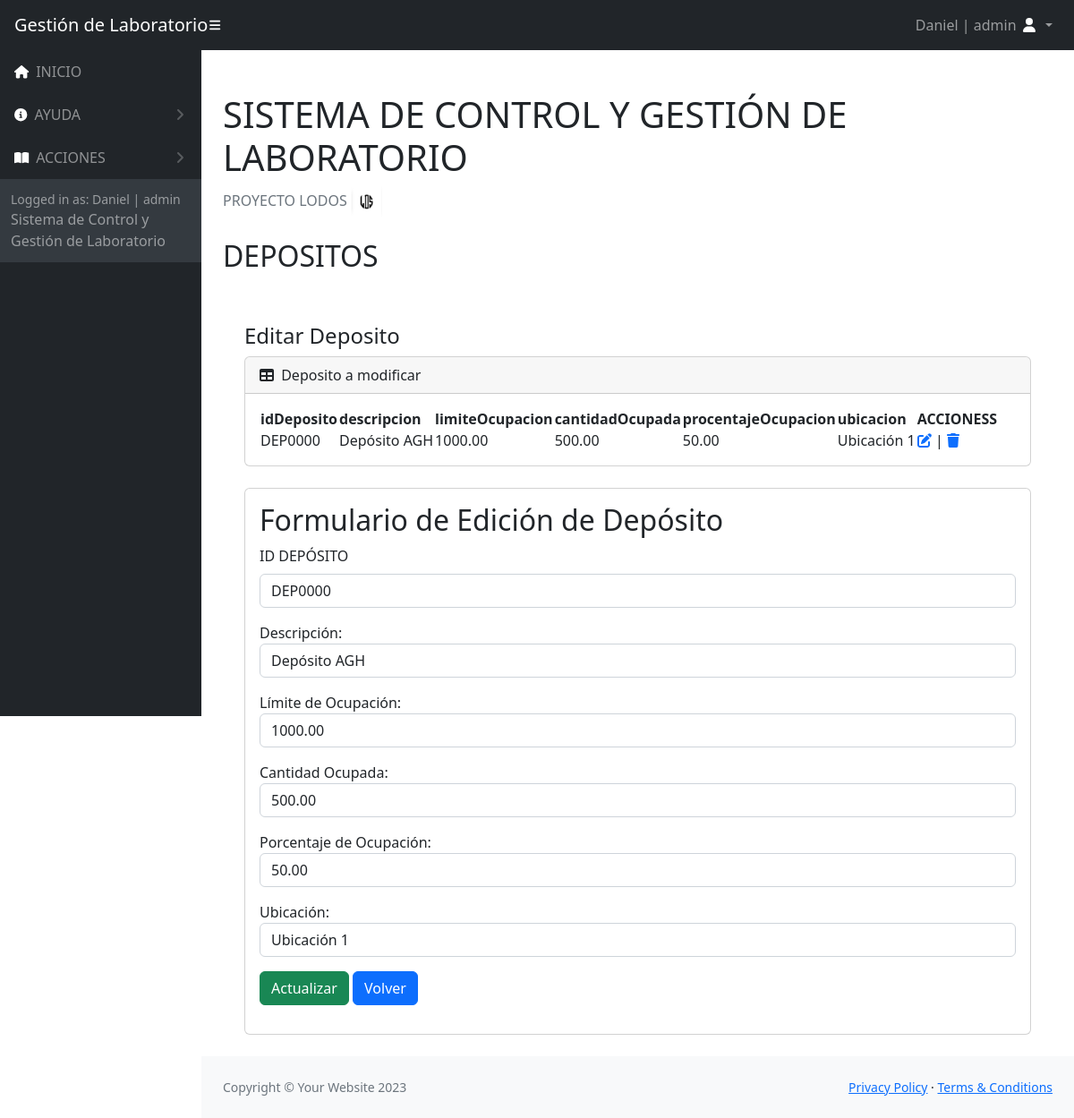
Screenshot of /Vistas/acciones/accionesDepositos/editarDeposito.php?id=DEP0000 (signed in) with the database file from the repository.
### tables this page shows
CREATE TABLE `deposito` (
  `idDeposito` varchar(15) NOT NULL,
  `descripcion` varchar(30) DEFAULT NULL,
  `limiteOcupacion` decimal(10,2) DEFAULT NULL,
  `cantidadOcupada` decimal(10,2) DEFAULT NULL,
  `porcentajeOcupacion` decimal(5,2) DEFAULT NULL,
  `ubicacion` varchar(255) DEFAULT NULL
);

### Vistas/acciones/accionesDepositos/editarDeposito.php (the view, shortened to what this page needs)
<!DOCTYPE html>
<html lang="es">
    <head>
        <link href="https://cdn.jsdelivr.net/npm/simple-datatables@7.1.2/dist/style.min.css" rel="stylesheet" />
        <link rel="stylesheet" href="https://cdnjs.cloudflare.com/ajax/libs/font-awesome/6.4.2/css/all.min.css" />
        <link href="../../../assets/css/styles.css" rel="stylesheet" />
    </head>
    <body class="sb-nav-fixed">
    <nav class="sb-topnav navbar navbar-expand navbar-dark bg-dark">
            <a class="navbar-brand ps-3" href="../../../index.php">Gestión de Laboratorio</a>
            <button class="btn btn-link btn-sm order-1 order-lg-0 me-4 me-lg-0" id="sidebarToggle" href="#!"><i class="fas fa-bars" style="color: #ffffff;"></i></button>
            <ul class="navbar-nav ms-auto me-0 me-md-3 my-2 my-md-0">
                <li class="nav-item dropdown">
                    <a class="nav-link dropdown-toggle" id="navbarDropdown" href="#" role="button" data-bs-toggle="dropdown" aria-expanded="false">
                    <?php  echo $_SESSION["nombreUsuario"]. " | ".  $_SESSION["tipo"];  ?>
                        <i class="fas fa-user fa-fw" style="color: #ffffff;"></i>
                    </a>
                </li>
            </ul>
        </nav>
        <div id="layoutSidenav">
            <div id="layoutSidenav_nav">
                <nav class="sb-sidenav accordion sb-sidenav-dark" id="sidenavAccordion">
                    <div class="sb-sidenav-menu">
                        <div class="nav">
                            <a class="nav-link" href="../../../index.php">
                                <div class="sb-nav-link-icon"><i class="fa-solid fa-house" style="color: #ffffff;"></i></div>
                                INICIO
                            </a>
                            <?php  if( $_SESSION["tipo"] == "admin") {  ?>
                            <a class="nav-link collapsed" href="#" data-bs-toggle="collapse" data-bs-target="#collapseLayouts" aria-expanded="false" aria-controls="collapseLayouts">
                                <div class="sb-nav-link-icon"><i class="fa-solid fa-circle-info" style="color: #ffffff;"></i></div>
                                AYUDA
                                <div class="sb-sidenav-collapse-arrow"><i class="fas fa-angle-down"></i></div>
                            </a>
                            <?php  }  ?>
                                <a class="nav-link collapsed" href="#" data-bs-toggle="collapse" data-bs-target="#collapsePages" aria-expanded="false" aria-controls="collapsePages">
                                <div class="sb-nav-link-icon"><i class="fas fa-book-open" style="color: #ffffff;"></i></div>
                                ACCIONES
                                <div class="sb-sidenav-collapse-arrow"><i class="fas fa-angle-down"></i></div>
                            </a>
                    </div>
                    <div class="sb-sidenav-footer">
                        <div class="small">Logged in as: <?php  echo $_SESSION["nombreUsuario"]. " | ".  $_SESSION["tipo"];  ?></div>
                        Sistema de Control y Gestión de Laboratorio
                    </div>
                </nav>
            </div>
            <div id="layoutSidenav_content">
                <main>
                    <div class="container-fluid px-4">
                        <h1 class="mt-4">SISTEMA DE CONTROL Y GESTIÓN DE LABORATORIO</h1>
                        <ol class="breadcrumb mb-4">
                        <li class="breadcrumb-item active">PROYECTO LODOS <img style="width: 35px !important; height: 35px !important; padding:0px !important;" src="../../../assets/img/logoLODOS.PNG" alt="ss2"></li>
                        </ol>
                        <h2>DEPOSITOS</h2>
                        <br/>
                        <?php
                        require_once('../../../Controlador/Conexion_DB/config.php');
                        $idDeposito = $_GET['id'];
                        $stmt = $connectDB->prepare('SELECT * FROM deposito WHERE idDeposito = :idDeposito');
                        $stmt->bindParam(':idDeposito', $idDeposito);
                        $stmt->execute();
                        $depositoActual = $stmt->fetch(PDO::FETCH_ASSOC);
                        ?>
                        <div class="container-fluid px-4">
                        <h4 class="mt-4">Editar Deposito</h4>
                        <div class="card mb-4">
                            <div class="card-header">
                                <i class="fas fa-table me-1"></i>
                                Deposito a modificar
                                <br>
                            </div>
                            <div class="card-body">
                                <table id="datatablesSimple">
                                    <thead>
                                        <tr>
                                            <th>idDeposito</th>
                                            <th>descripcion</th>
                                            <th>limiteOcupacion</th>
                                            <th>cantidadOcupada</th>
                                            <th>procentajeOcupacion</th>
                                            <th>ubicacion</th>
                                            <th>ACCIONESS</th>
                                        </tr>
                                    </thead>
                                    <tbody>
                                    <tr>
                                        <td><?php echo $depositoActual['idDeposito']; ?></td>
                                        <td><?php echo $depositoActual['descripcion']; ?></td>
                                        <td><?php echo $depositoActual['limiteOcupacion']; ?></td>
                                        <td><?php echo $depositoActual['cantidadOcupada']; ?></td>
                                        <td><?php echo $depositoActual['porcentajeOcupacion']; ?></td>
                                        <td><?php echo $depositoActual['ubicacion']; ?></td>
                                        <td>
                                            <?php
                                            echo '<a href="editarDeposito.php?id=' . $depositoActual['idDeposito'] . '">';
                                            echo '<i class="fa-solid fa-pen-to-square"></i>';
                                            echo '</a>';
                                            echo ' | ';
                                            echo '<a href="deleteDeposito.php?id=' . $depositoActual['idDeposito'] . '">';
                                            echo '<i class="fa-solid fa-trash"></i>';
                                            echo '</a>';
                                            ?>
                                        </td>
                                    </tr>
                                    </tbody>
                                </table>
                            </div>
                        </div>
                        <div class="card mb-4">
                            <div class="card-body">
                            <h2>Formulario de Edición de Depósito</h2>
                                <form action="" method="get">
                                    <div class="mb-3">
                                        <label for="idDeposito" class="form-label">ID DEPÓSITO</label>
                                        <input class="form-control col-4" type="text" name="id" value="<?php echo $depositoActual['idDeposito']; ?>" readonly>
                                    </div>
                                    <div class="mb-3">
                                        <label for="descripcion">Descripción:</label>
                                        <input class="form-control col-4" type="text" id="descripcion" name="descripcion" value="<?php echo $depositoActual['descripcion']; ?>">
                                    </div>
                                    <div class="mb-3">
                                        <label for="limiteOcupacion">Límite de Ocupación:</label>
                                        <input class="form-control col-4" type="text" id="limiteOcupacion" name="limiteOcupacion" value="<?php echo $depositoActual['limiteOcupacion']; ?>">
                                    </div>
                                    <div class="mb-3">
                                        <label for="cantidadOcupada">Cantidad Ocupada:</label>
                                        <input class="form-control col-4" type="text" id="cantidadOcupada" name="cantidadOcupada" value="<?php echo $depositoActual['cantidadOcupada']; ?>">
                                    </div>
                                    <div class="mb-3">
                                        <label for="porcentajeOcupacion">Porcentaje de Ocupación:</label>
                                        <input class="form-control col-4" type="text" id="porcentajeOcupacion" name="porcentajeOcupacion" value="<?php echo $depositoActual['porcentajeOcupacion']; ?>">
                                    </div>
                                    <div class="mb-3">
                                        <label for="ubicacion">Ubicación:</label>
                                        <input class="form-control col-4" type="text" id="ubicacion" name="ubicacion" value="<?php echo $depositoActual['ubicacion']; ?>">
                                    </div>
                                    <input type="submit" class="btn btn-success" name="Enviar" value="Actualizar">
                                    <a href="indexDeposito.php"><button class="btn btn-primary" type="button">Volver</button></a>
                                </form>
                            </div>
                        </div>
                    </div>
                    </div>
                </main>
                <footer class="py-4 bg-light mt-auto">
                    <div class="container-fluid px-4">
                        <div class="d-flex align-items-center justify-content-between small">
                            <div class="text-muted">Copyright &copy; Your Website 2023</div>
                            <div>
                                <a href="../../../Vistas/Politicas/politicasPrivacidad.php">Privacy Policy</a>
                                &middot;
                                <a href="../../../Vistas/Politicas/politicasUso.php">Terms &amp; Conditions</a>
                            </div>
                        </div>
                    </div>
                </footer>
            </div>
        </div>
    </body>
</html>

### rows the page displays
deposito: idDeposito "DEP0000", descripcion "Depósito AGH", limiteOcupacion "1000.00", cantidadOcupada "500.00", porcentajeOcupacion "50.00", ubicacion "Ubicación 1", id "DEP0000"

### other values shown
$_SESSION["nombreUsuario"] "Daniel"
$_SESSION["tipo"] "admin"
